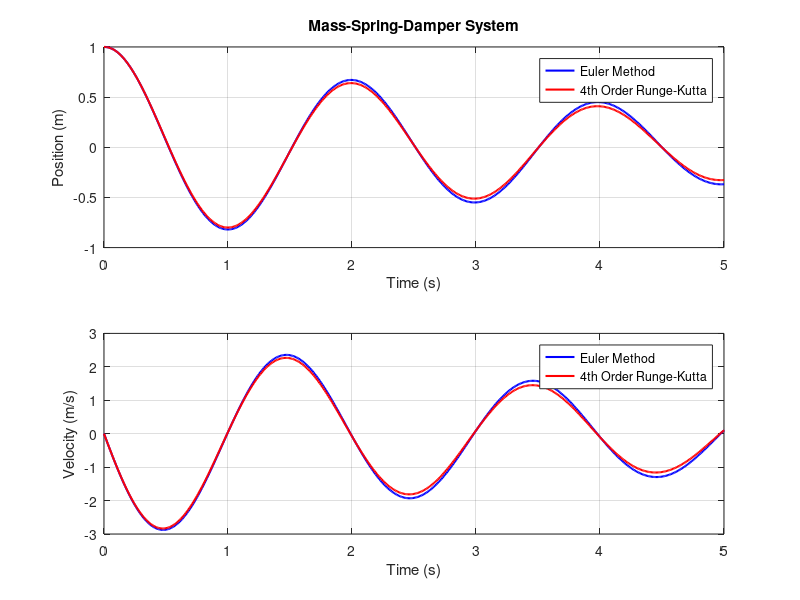

Recreate this plot in MATLAB. (Note: this script raises an error after producing the figure.)
% Mass-Spring-Damper System Parameters
m = 1;          % Mass (kg)
k = 10;         % Spring constant (N/m)
c = 0.5;        % Damping coefficient (Ns/m)

% Simulation Parameters
dt = 0.01;      % Time step (s)
t_final = 5;    % Final simulation time (s)

% Initial Conditions
x0 = 1;         % Initial position (m)
v0 = 0;         % Initial velocity (m/s)

% Initialize arrays for time, position, and velocity
t = 0:dt:t_final;
x_euler = zeros(size(t));
v_euler = zeros(size(t));
x_rk4 = zeros(size(t));
v_rk4 = zeros(size(t));

% Initial conditions
x_euler(1) = x0;
v_euler(1) = v0;
x_rk4(1) = x0;
v_rk4(1) = v0;

% Euler method simulation
for i = 2:length(t)
    a_euler = (-c*v_euler(i-1) - k*x_euler(i-1))/m;  % Acceleration from Newton's second law
    v_euler(i) = v_euler(i-1) + a_euler*dt;          % Update velocity
    x_euler(i) = x_euler(i-1) + v_euler(i-1)*dt;     % Update position
end

% 4th order Runge-Kutta method simulation
for i = 2:length(t)
    % Runge-Kutta update for velocity
    k1v = (-c*v_rk4(i-1) - k*x_rk4(i-1))/m;
    k2v = (-c*(v_rk4(i-1) + 0.5*dt*k1v) - k*(x_rk4(i-1) + 0.5*dt*v_rk4(i-1)))/m;
    k3v = (-c*(v_rk4(i-1) + 0.5*dt*k2v) - k*(x_rk4(i-1) + 0.5*dt*(v_rk4(i-1) + 0.5*dt*k2v)))/m;
    k4v = (-c*(v_rk4(i-1) + dt*k3v) - k*(x_rk4(i-1) + dt*(v_rk4(i-1) + 0.5*dt*k3v)))/m;
    v_rk4(i) = v_rk4(i-1) + (1/6)*(k1v + 2*k2v + 2*k3v + k4v)*dt;
    
    % Runge-Kutta update for position
    k1x = v_rk4(i-1);
    k2x = (v_rk4(i-1) + 0.5*dt*k1x);
    k3x = (v_rk4(i-1) + 0.5*dt*k2x);
    k4x = (v_rk4(i-1) + dt*k3x);
    x_rk4(i) = x_rk4(i-1) + (1/6)*(k1x + 2*k2x + 2*k3x + k4x)*dt;
end

% Plot the results
figure;

subplot(2,1,1);
plot(t, x_euler, 'b-', 'LineWidth', 1.5, 'DisplayName', 'Euler Method');
hold on;
plot(t, x_rk4, 'r-', 'LineWidth', 1.5, 'DisplayName', '4th Order Runge-Kutta');
title('Mass-Spring-Damper System');
xlabel('Time (s)');
ylabel('Position (m)');
grid on;
legend;

subplot(2,1,2);
plot(t, v_euler, 'b-', 'LineWidth', 1.5, 'DisplayName', 'Euler Method');
hold on;
plot(t, v_rk4, 'r-', 'LineWidth', 1.5, 'DisplayName', '4th Order Runge-Kutta');
xlabel('Time (s)');
ylabel('Velocity (m/s)');
grid on;
legend;

sgtitle('Position and Velocity vs Time (Comparison)');
